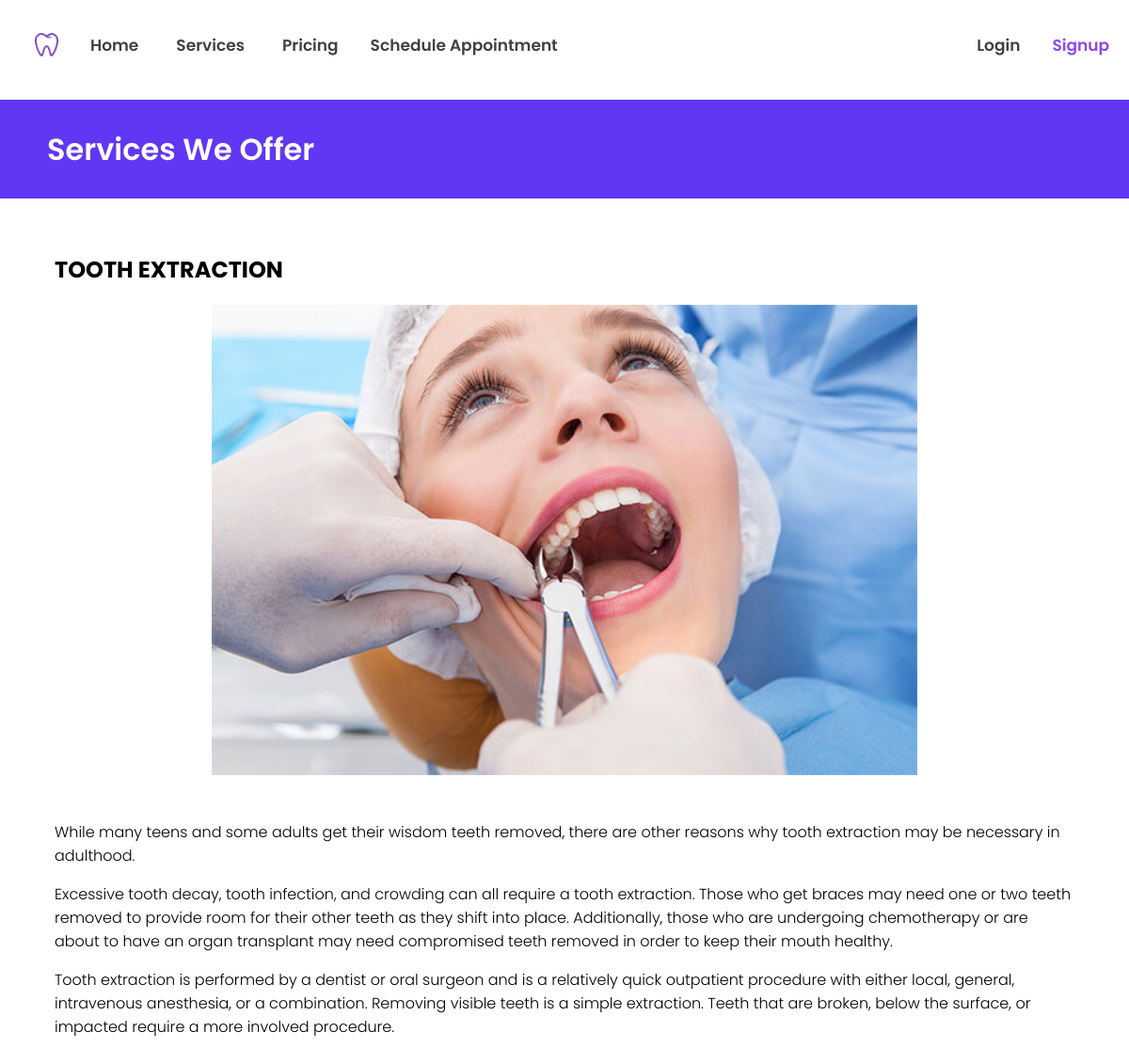
The page /web_pages/php/servicedetail.php?servid=1 on the database its author committed.
### tables this page shows
CREATE TABLE `service` (
  `servid` int(11) NOT NULL,
  `servimage` varchar(50) NOT NULL,
  `servname` varchar(50) NOT NULL,
  `servdesc` longtext NOT NULL,
  `price` decimal(8,2) NOT NULL,
  `pertooth` varchar(3) NOT NULL DEFAULT 'no'
);

### web_pages/php/servicedetail.php (the view, shortened to what this page needs)
<?php
include_once "navbar.php";
 ?>
<!DOCTYPE html>
<html lang="en" dir="ltr">
  <head>
	<link rel="stylesheet" href="../css/main.css">
  </head>
  <body>
	<h1>Services We Offer</h1><br>
	<div class="main">
		<?php
		$servid = $_GET['servid'];
		$sql = "SELECT * FROM service WHERE servid = '$servid' ";
		$res = mysqli_query($conn, $sql);
		if(mysqli_num_rows($res) > 0){
		while($service = mysqli_fetch_assoc($res)){
			$servname = $service['servname'];
			$servimage = $service['servimage'];
			$servdesc = $service['servdesc']; ?>
			<h2><?=$servname?></h2>
			<center><img class="servimg" src="../../service_images/<?= $servimage?>" alt=""></center><br>
			<?=$servdesc?>
		<?php }
		}
		?>
	 </div>
  </body>
</html>

### web_pages/css/navbar.css (style rules this page uses)
body { overflow-x: hidden; }

### web_pages/css/main.css (style rules this page uses)
.main { margin: 20px 50px 50px 50px; font-family: 'Poppins', sans-serif; font-weight: 300; }
h1 { margin: 20px -8px; color: white; padding: 115px 50px 28px 50px; background-color: #6137F4; background-position: -50px; font-family: 'Poppins', sans-serif; font-weight: 600; }
.servimg { height: 500px; width: auto; }

### rows shown on the page
service: servname "TOOTH EXTRACTION", servimage (picture), servdesc "While many teens and some adults get their wisdom teeth removed, there are other reasons why tooth extraction may be necessary in adulthood. Excessive tooth decay, tooth infection, and crowding can all require a tooth extraction. Those who get braces may need one or two teeth removed to provide room for their other teeth as they shift into place. Additionally, those who are undergoing chemotherapy or are about to have an organ transplant may need compromised teeth removed in order to keep their mouth healthy. Tooth extraction is performed by a dentist or oral surgeon and is a relatively quick outpatient procedure with either local, general, intravenous anesthesia, or a combination. Removing…"
